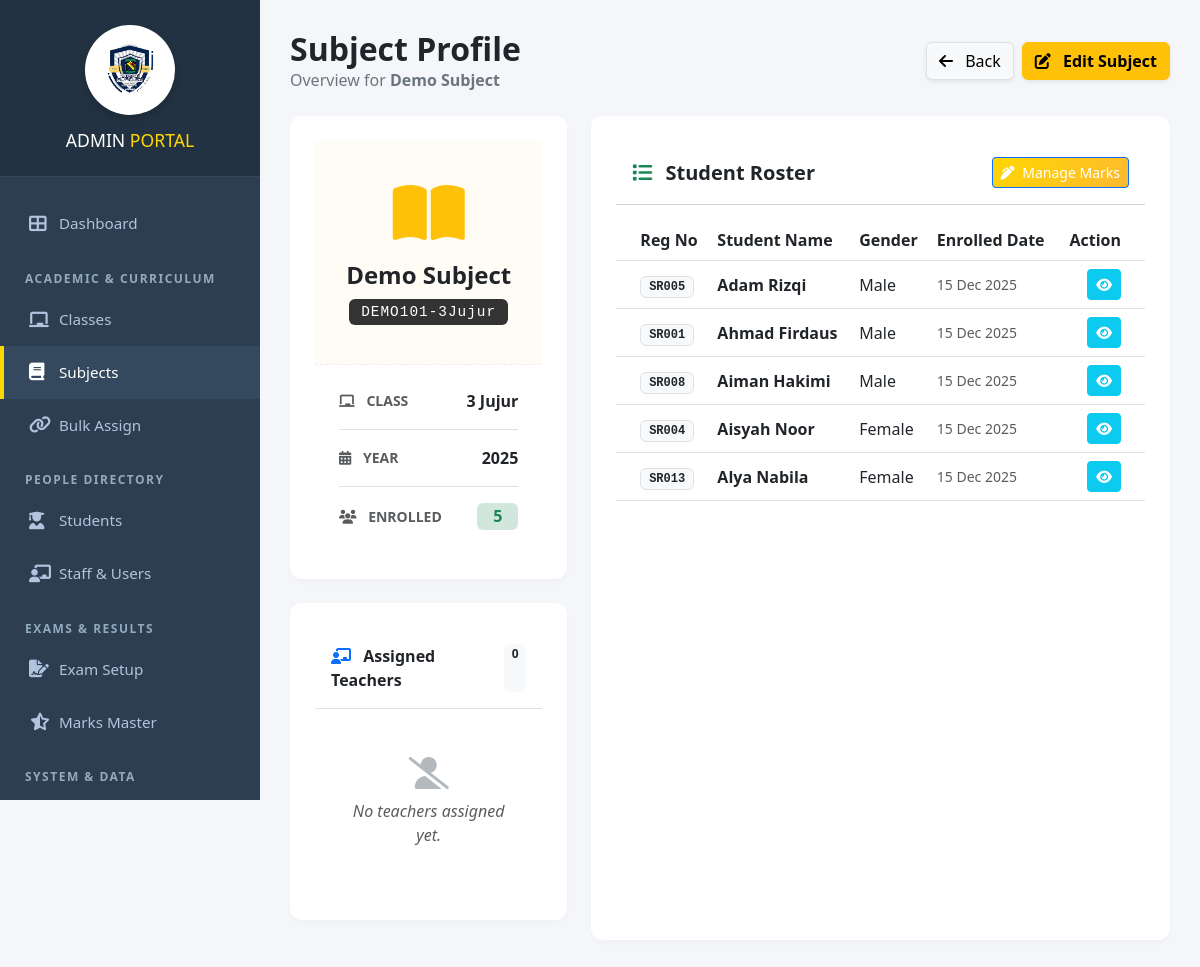
Before: /admin/view_subject.php?subject_id=12 (signed in) with the older database file.
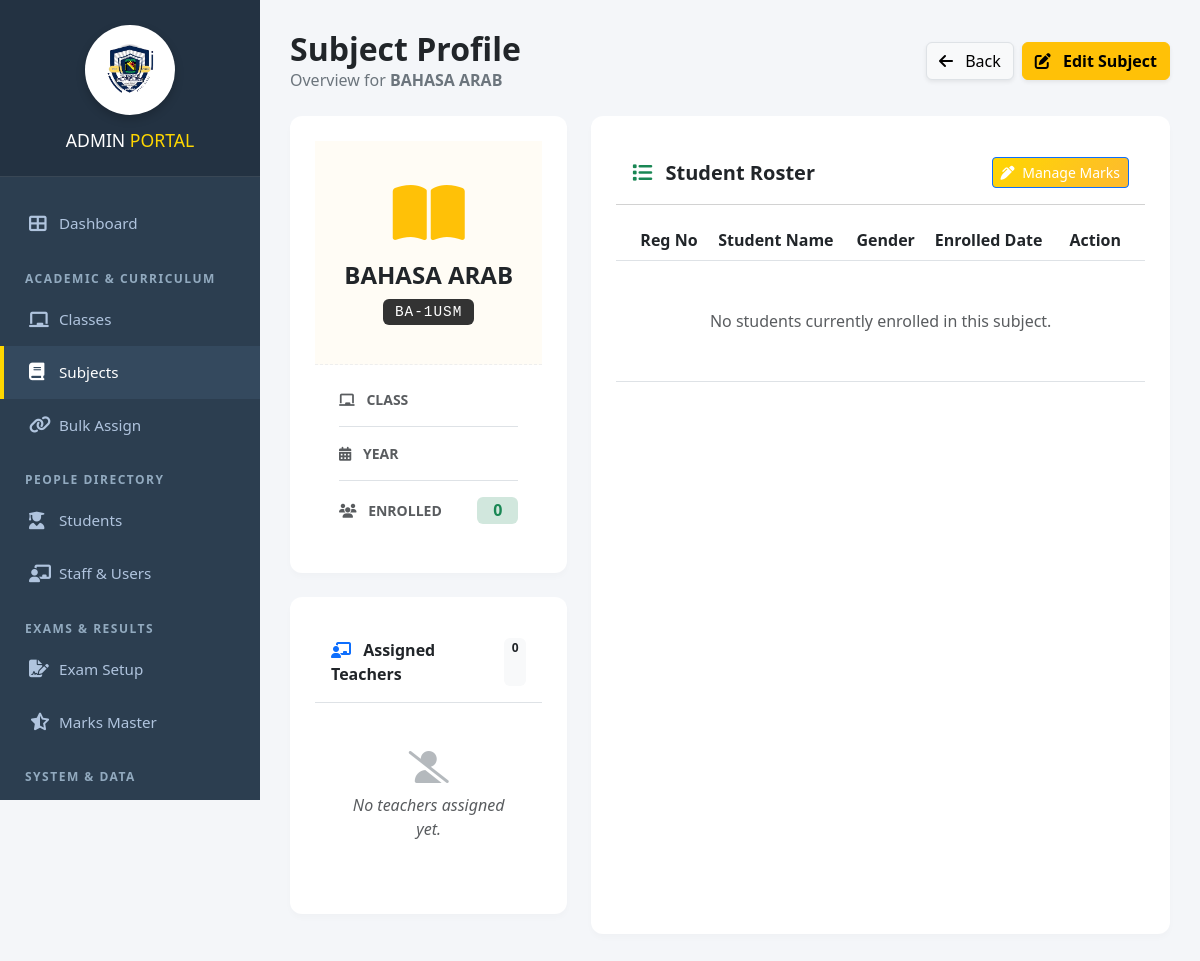
After: the same page with the newer database file.
### tables this page shows
CREATE TABLE `subjects` (
  `subject_id` int(11) NOT NULL,
  `subject_name` varchar(100) NOT NULL,
  `subject_code` varchar(20) DEFAULT NULL,
  `class_id` int(11) DEFAULT NULL
);

CREATE TABLE `classes` (
  `class_id` int(11) NOT NULL,
  `class_name` varchar(50) NOT NULL,
  `year` int(11) NOT NULL,
  `class_teacher_id` int(11) DEFAULT NULL
);

CREATE TABLE `student_subject_enrollment` (
  `enrollment_id` int(11) NOT NULL,
  `student_id` int(11) NOT NULL,
  `subject_id` int(11) NOT NULL,
  `class_id` int(11) DEFAULT NULL,
  `enrollment_date` timestamp NULL DEFAULT current_timestamp()
);

CREATE TABLE `students` (
  `student_id` int(11) NOT NULL,
  `school_register_no` varchar(50) DEFAULT NULL,
  `enrollment_date` date DEFAULT NULL,
  `previous_school` varchar(255) DEFAULT NULL,
  `student_name` varchar(100) NOT NULL,
  `gender` varchar(20) DEFAULT NULL,
  `sports_house` varchar(50) DEFAULT NULL,
  `birth_cert_no` varchar(50) DEFAULT NULL,
  `birth_place` varchar(100) DEFAULT NULL,
  `ic_no` varchar(50) DEFAULT NULL,
  `birthdate` date DEFAULT NULL,
  `race` varchar(50) DEFAULT NULL,
  `religion` varchar(50) DEFAULT NULL,
  `nationality` varchar(50) DEFAULT NULL,
  `address` text DEFAULT NULL,
  `father_name` varchar(255) DEFAULT NULL,
  `father_ic` varchar(20) DEFAULT NULL,
  `father_phone` varchar(20) DEFAULT NULL,
  `father_job` varchar(100) DEFAULT NULL,
  `father_salary` decimal(10,2) DEFAULT NULL,
  `mother_name` varchar(255) DEFAULT NULL,
  `mother_ic` varchar(20) DEFAULT NULL,
  `mother_phone` varchar(20) DEFAULT NULL,
  `mother_job` varchar(100) DEFAULT NULL,
  `mother_salary` decimal(10,2) DEFAULT NULL,
  `guardian_name` varchar(255) DEFAULT NULL,
  `guardian_ic` varchar(20) DEFAULT NULL,
  `guardian_phone` varchar(20) DEFAULT NULL,
  `guardian_job` varchar(100) DEFAULT NULL,
  `guardian_salary` decimal(10,2) DEFAULT NULL,
  `is_baitulmal_recipient` varchar(10) DEFAULT NULL,
  `is_orphan` varchar(10) DEFAULT NULL,
  `parents_marital_status` varchar(50) DEFAULT NULL,
  `uniform_unit` varchar(100) DEFAULT NULL,
  `uniform_position` varchar(100) DEFAULT NULL,
  `club_association` varchar(100) DEFAULT NULL,
  `club_position` varchar(100) DEFAULT NULL,
  `sports_game` varchar(100) DEFAULT NULL,
  `sports_position` varchar(100) DEFAULT NULL,
  `phone` varchar(30) DEFAULT NULL,
  `class_id` int(11) DEFAULT NULL,
  `photo` varchar(255) DEFAULT NULL
);

### admin/view_subject.php (the view, shortened to what the changed rows need)
<?php
include '../config/db.php';
include 'includes/header.php';
$sid = intval($_GET['subject_id']);
$sql = "SELECT s.*, c.class_name, c.year
        FROM subjects s
        LEFT JOIN classes c ON s.class_id = c.class_id
        WHERE s.subject_id = $sid";
$sub = $conn->query($sql)->fetch_assoc();
$stu_sql = "SELECT st.*, sse.enrollment_date
            FROM student_subject_enrollment sse
            JOIN students st ON sse.student_id = st.student_id
            WHERE sse.subject_id = $sid
            ORDER BY st.student_name ASC";
$students = $conn->query($stu_sql);
$enrolled_count = $students->num_rows;
?>
<link href="https://cdn.jsdelivr.net/npm/bootstrap@5.3.0/dist/css/bootstrap.min.css" rel="stylesheet">
<link href="https://cdnjs.cloudflare.com/ajax/libs/font-awesome/6.4.0/css/all.min.css" rel="stylesheet">
<div class="wrapper">
    <div class="main-content">
        <div class="container-fluid">
            <div class="d-flex justify-content-between align-items-center mb-4">
                <div>
                    <h2 class="fw-bold text-dark mb-0">Subject Profile</h2>
                    <p class="text-secondary mb-0">Overview for <strong><?php echo $sub['subject_name']; ?></strong></p>
                </div>
            </div>
            <div class="row g-4">
                <div class="col-lg-4">
                    <div class="card subject-card mb-4">
                        <div class="subject-icon-box">
                            <i class="fas fa-book-open text-warning fa-4x mb-3"></i>
                            <h4 class="fw-bold text-dark mb-2"><?php echo $sub['subject_name']; ?></h4>
                            <span class="code-badge"><?php echo $sub['subject_code']; ?></span>
                        </div>
                        <div class="card-body p-4">
                            <div class="d-flex justify-content-between align-items-center mb-3 pb-3 border-bottom">
                                <span class="text-muted text-uppercase small fw-bold"><i class="fas fa-chalkboard me-2"></i> Class</span>
                                <span class="fw-bold text-dark"><?php echo $sub['class_name']; ?></span>
                            </div>
                            <div class="d-flex justify-content-between align-items-center mb-3 pb-3 border-bottom">
                                <span class="text-muted text-uppercase small fw-bold"><i class="fas fa-calendar-alt me-2"></i> Year</span>
                                <span class="fw-bold text-dark"><?php echo $sub['year']; ?></span>
                            </div>
                            <div class="d-flex justify-content-between align-items-center">
                                <span class="text-muted text-uppercase small fw-bold"><i class="fas fa-users me-2"></i> Enrolled</span>
                                <span class="badge bg-success-subtle text-success fs-6 px-3"><?php echo $enrolled_count; ?></span>
                            </div>
                        </div>
                    </div>
                </div>
                <div class="col-lg-8">
                    <div class="card subject-card h-100">
                        <div class="card-body p-0">
                            <div class="table-responsive" style="max-height: 600px; overflow-y:auto;">
                                <table class="table table-hover align-middle mb-0">
                                    <thead class="bg-light sticky-top">
                                        <tr>
                                            <th class="ps-4">Reg No</th>
                                            <th>Student Name</th>
                                            <th>Gender</th>
                                            <th>Enrolled Date</th>
                                            <th class="text-end pe-4">Action</th>
                                        </tr>
                                    </thead>
                                    <tbody>
                                        <?php if($students->num_rows > 0): ?>
                                            <?php while($stu = $students->fetch_assoc()): ?>
                                            <tr>
                                                <td class="ps-4">
                                                    <span class="badge bg-light text-dark border font-monospace"><?php echo $stu['school_register_no']; ?></span>
                                                </td>
                                                <td class="fw-bold text-dark"><?php echo $stu['student_name']; ?></td>
                                                <td><?php echo $stu['gender']; ?></td>
                                                <td class="text-muted small"><?php echo date('d M Y', strtotime($stu['enrollment_date'])); ?></td>
                                                <td class="text-end pe-4">
                                                    <a href="view_student.php?student_id=<?php echo $stu['student_id']; ?>" class="btn btn-sm btn-info text-white">
                                                        <i class="fas fa-eye"></i>
                                                    </a>
                                                </td>
                                            </tr>
                                            <?php endwhile; ?>
                                        <?php else: ?>
                                            <tr><td colspan="5" class="text-center py-5 text-muted">No students currently enrolled in this subject.</td></tr>
                                        <?php endif; ?>
                                    </tbody>
                                </table>
                            </div>
                        </div>
                    </div>
                </div>
            </div>
        </div>
    </div>
</div>
</body>
</html>

Changed rows visible on the page:
no longer on this page (row edited): student_subject_enrollment: student.school_register_no "SR005", student.student_name "Adam Rizqi", student.gender "Male", enrollment_date "15 Dec 2025"
no longer on this page (row edited): student_subject_enrollment: student.school_register_no "SR001", student.student_name "Ahmad Firdaus", student.gender "Male", enrollment_date "15 Dec 2025"
no longer on this page (row edited): student_subject_enrollment: student.school_register_no "SR008", student.student_name "Aiman Hakimi", student.gender "Male", enrollment_date "15 Dec 2025"
no longer on this page (row edited): student_subject_enrollment: student.school_register_no "SR004", student.student_name "Aisyah Noor", student.gender "Female", enrollment_date "15 Dec 2025"
no longer on this page (row edited): student_subject_enrollment: student.school_register_no "SR013", student.student_name "Alya Nabila", student.gender "Female", enrollment_date "15 Dec 2025"
changed subjects: subject_name "Demo Subject" → "BAHASA ARAB"; subject_code "DEMO101-3Jujur" → "BA-1USM"; class.class_name "3 Jujur" → (not shown); class.year "2025" → (not shown)
Other visible differences:
$enrolled_count: "5" → "0"
text now shown: "No students currently enrolled in this subject."
